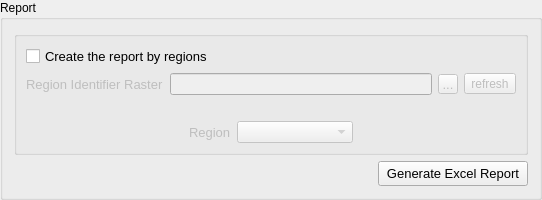
      <widget class="QGroupBox" name="groupBox_report">
       <property name="title">
        <string>Report</string>
       </property>
       <layout class="QVBoxLayout" name="verticalLayout_4">
        <item>
         <widget class="QGroupBox" name="groupBox_report_raster">
          <property name="title">
           <string/>
          </property>
          <layout class="QVBoxLayout" name="verticalLayout_3">
           <item>
            <layout class="QHBoxLayout" name="horizontalLayout_21">
             <item>
              <widget class="QCheckBox" name="checkBox_regions_raster">
               <property name="font">
                <font>
                 <pointsize>10</pointsize>
                </font>
               </property>
               <property name="text">
                <string>Create the report by regions</string>
               </property>
              </widget>
             </item>
             <item>
              <spacer name="horizontalSpacer_10">
               <property name="orientation">
                <enum>Qt::Horizontal</enum>
               </property>
               <property name="sizeHint" stdset="0">
                <size>
                 <width>40</width>
                 <height>20</height>
                </size>
               </property>
              </spacer>
             </item>
            </layout>
           </item>
           <item>
            <layout class="QHBoxLayout" name="horizontalLayout_18">
             <item>
              <widget class="QLabel" name="label_regions_raster">
               <property name="enabled">
                <bool>false</bool>
               </property>
               <property name="sizePolicy">
                <sizepolicy hsizetype="Fixed" vsizetype="Preferred">
                 <horstretch>0</horstretch>
                 <verstretch>0</verstretch>
                </sizepolicy>
               </property>
               <property name="font">
                <font>
                 <pointsize>10</pointsize>
                </font>
               </property>
               <property name="text">
                <string>Region Identifier Raster</string>
               </property>
               <property name="buddy">
                <cstring>lineEdit_dataset_path</cstring>
               </property>
              </widget>
             </item>
             <item>
              <widget class="QLineEdit" name="lineEdit_regions_raster">
               <property name="enabled">
                <bool>false</bool>
               </property>
               <property name="font">
                <font>
                 <pointsize>8</pointsize>
                </font>
               </property>
              </widget>
             </item>
             <item>
              <widget class="QToolButton" name="toolButton_regions_raster">
               <property name="enabled">
                <bool>false</bool>
               </property>
               <property name="sizePolicy">
                <sizepolicy hsizetype="Fixed" vsizetype="Fixed">
                 <horstretch>0</horstretch>
                 <verstretch>0</verstretch>
                </sizepolicy>
               </property>
               <property name="maximumSize">
                <size>
                 <width>20</width>
                 <height>20</height>
                </size>
               </property>
               <property name="font">
                <font>
                 <pointsize>10</pointsize>
                </font>
               </property>
               <property name="text">
                <string>...</string>
               </property>
              </widget>
             </item>
             <item>
              <widget class="QToolButton" name="toolButton_refresh_regions_raster">
               <property name="enabled">
                <bool>false</bool>
               </property>
               <property name="minimumSize">
                <size>
                 <width>0</width>
                 <height>20</height>
                </size>
               </property>
               <property name="text">
                <string>refresh</string>
               </property>
              </widget>
             </item>
            </layout>
           </item>
           <item>
            <spacer name="horizontalSpacer_11">
             <property name="orientation">
              <enum>Qt::Horizontal</enum>
             </property>
             <property name="sizeHint" stdset="0">
              <size>
               <width>490</width>
               <height>20</height>
              </size>
             </property>
            </spacer>
           </item>
           <item>
            <layout class="QHBoxLayout" name="horizontalLayout_20">
             <item>
              <spacer name="horizontalSpacer_5">
               <property name="orientation">
                <enum>Qt::Horizontal</enum>
               </property>
               <property name="sizeHint" stdset="0">
                <size>
                 <width>40</width>
                 <height>20</height>
                </size>
               </property>
              </spacer>
             </item>
             <item>
              <layout class="QHBoxLayout" name="horizontalLayout_19">
               <item>
                <widget class="QLabel" name="label_region">
                 <property name="enabled">
                  <bool>false</bool>
                 </property>
                 <property name="minimumSize">
                  <size>
                   <width>40</width>
                   <height>20</height>
                  </size>
                 </property>
                 <property name="font">
                  <font>
                   <pointsize>10</pointsize>
                  </font>
                 </property>
                 <property name="text">
                  <string>Region</string>
                 </property>
                </widget>
               </item>
               <item>
                <widget class="QComboBox" name="comboBox_region">
                 <property name="enabled">
                  <bool>false</bool>
                 </property>
                 <property name="sizePolicy">
                  <sizepolicy hsizetype="Expanding" vsizetype="Fixed">
                   <horstretch>0</horstretch>
                   <verstretch>0</verstretch>
                  </sizepolicy>
                 </property>
                 <property name="minimumSize">
                  <size>
                   <width>70</width>
                   <height>20</height>
                  </size>
                 </property>
                </widget>
               </item>
              </layout>
             </item>
             <item>
              <spacer name="horizontalSpacer_4">
               <property name="orientation">
                <enum>Qt::Horizontal</enum>
               </property>
               <property name="sizeHint" stdset="0">
                <size>
                 <width>40</width>
                 <height>20</height>
                </size>
               </property>
              </spacer>
             </item>
            </layout>
           </item>
          </layout>
         </widget>
        </item>
        <item>
         <layout class="QHBoxLayout" name="horizontalLayout_22">
          <item>
           <spacer name="horizontalSpacer_6">
            <property name="orientation">
             <enum>Qt::Horizontal</enum>
            </property>
            <property name="sizeHint" stdset="0">
             <size>
              <width>40</width>
              <height>20</height>
             </size>
            </property>
           </spacer>
          </item>
          <item>
           <widget class="QPushButton" name="pushButton_report_excel">
            <property name="sizePolicy">
             <sizepolicy hsizetype="Expanding" vsizetype="Fixed">
              <horstretch>0</horstretch>
              <verstretch>0</verstretch>
             </sizepolicy>
            </property>
            <property name="minimumSize">
             <size>
              <width>0</width>
              <height>25</height>
             </size>
            </property>
            <property name="maximumSize">
             <size>
              <width>150</width>
              <height>16777215</height>
             </size>
            </property>
            <property name="font">
             <font>
              <pointsize>10</pointsize>
             </font>
            </property>
            <property name="text">
             <string>Generate Excel Report</string>
            </property>
           </widget>
          </item>
         </layout>
        </item>
       </layout>
      </widget>
